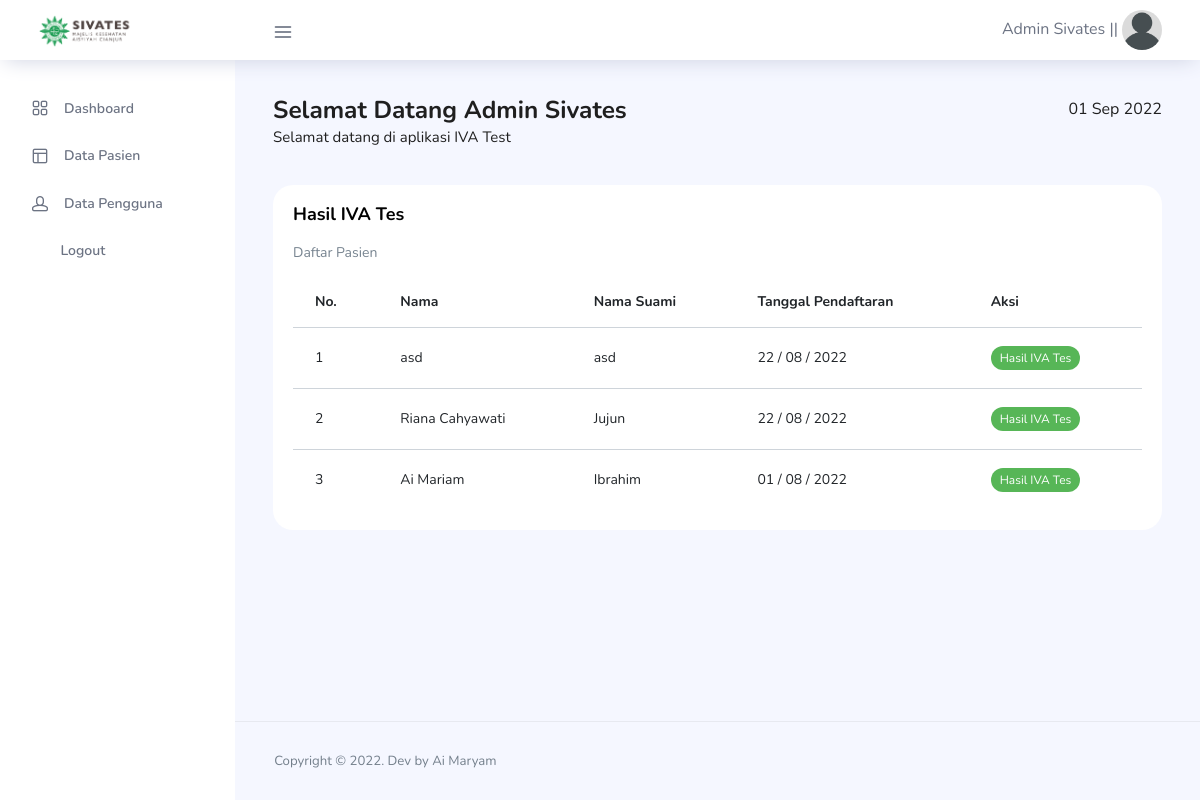
The app's page /view_pasien/hasil_iva_tes.php (signed in) with its own data.
### tables this page shows
CREATE TABLE `users` (
  `id_user` int(11) NOT NULL,
  `nama` varchar(255) NOT NULL,
  `email` varchar(125) NOT NULL,
  `username` varchar(125) NOT NULL,
  `password` varchar(255) NOT NULL,
  `role_id` int(11) NOT NULL,
  `image` varchar(255) NOT NULL,
  `date_created` date NOT NULL,
  `is_active` int(1) NOT NULL
);

CREATE TABLE `data_pasien` (
  `id_pasien` int(11) NOT NULL,
  `nama` varchar(255) NOT NULL,
  `agama` varchar(125) NOT NULL,
  `suku_bangsa` varchar(125) NOT NULL,
  `tempat_lahir` varchar(125) NOT NULL,
  `tanggal_lahir` date NOT NULL,
  `umur` int(11) NOT NULL,
  `pendidikan` varchar(128) NOT NULL,
  `pekerjaan` varchar(128) NOT NULL,
  `nama_suami` varchar(255) NOT NULL,
  `agama_suami` varchar(125) NOT NULL,
  `tempat_lahir_suami` varchar(125) NOT NULL,
  `tanggal_lahir_suami` date NOT NULL,
  `pendidikan_suami` varchar(125) NOT NULL,
  `pekerjaan_suami` varchar(125) NOT NULL,
  `alamat` varchar(255) NOT NULL,
  `jumlah_anak` int(11) NOT NULL,
  `riwayat_kb` varchar(125) NOT NULL,
  `riwayat_penyakit_menahun` varchar(255) NOT NULL,
  `keluhan` varchar(255) NOT NULL,
  `tanggal_pendaftaran` date NOT NULL,
  `date_created` date NOT NULL,
  `is_active` int(11) NOT NULL
);

### functions.php (called while the page is built, shortened)
<?php
$conn = mysqli_connect("localhost", "root", "", "db_sivates");
function query($query)
{
    global $conn;
    $result = mysqli_query($conn, $query);
    $rows = [];
    while ($row = mysqli_fetch_assoc($result)) {
        $rows[] = $row;
    }
    return $rows;
}

### view_pasien/hasil_iva_tes.php (the view)
<?php
include "../templates/header.php";
include "../templates/topbar.php";
include "../templates/aside.php";
$pasien = query("SELECT * FROM data_pasien ORDER BY tanggal_pendaftaran DESC, id_pasien DESC");
?>
<div class="row">
    <div class="col-lg-12 grid-margin stretch-card">
        <div class="card">
            <div class="card-body">
                <div class="row">
                    <div class="col">
                        <h4 class="card-title">Hasil IVA Tes</h4>
                        <p class="card-description">
                            Daftar Pasien
                        </p>
                    </div>
                </div>
                <div class="table-responsive">
                    <table class="table table-hover">
                        <thead>
                            <tr>
                                <th>No. </th>
                                <th>Nama</th>
                                <th>Nama Suami</th>
                                <th>Tanggal Pendaftaran</th>
                                <th>Aksi</th>
                            </tr>
                        </thead>
                        <tbody>
                            <?php $i = 1; ?>
                            <?php foreach ($pasien as $p) : ?>
                                <tr>
                                    <td><?= $i; ?></td>
                                    <td><?= $p["nama"]; ?></td>
                                    <td><?= $p["nama_suami"]; ?></td>
                                    <td><?= date('d / m / Y', strtotime($p["tanggal_pendaftaran"])); ?></td>
                                    <td>
                                        <a class="badge badge-success" href="hasil_iva_tes_detail.php?id_pasien=<?= $p['id_pasien'] ?>">Hasil IVA Tes</a>
                                    </td>
                                </tr>
                                <?php $i++; ?>
                            <?php endforeach; ?>
                        </tbody>
                    </table>
                </div>
            </div>
        </div>
    </div>
</div>
<?php
include "../templates/footer.php";
?>

### templates/topbar.php (shortened to what this page needs)
<div class="container-scroller">
    <nav class="navbar col-lg-12 col-12 p-0 fixed-top d-flex flex-row">
        <div class="text-center navbar-brand-wrapper d-flex align-items-center justify-content-center">
            <a class="navbar-brand brand-logo mr-5" href="index.html"><img src="../assets/images/logoaisyiyah_db.png" class="mr-2" alt="logo" /></a>
        </div>
        <div class="navbar-menu-wrapper d-flex align-items-center justify-content-end">
            <button class="navbar-toggler navbar-toggler align-self-center" type="button" data-toggle="minimize">
                <span class="icon-menu"></span>
            </button>
            <ul class="navbar-nav navbar-nav-right">
                <li class="nav-item nav-profile dropdown">
                    <a class="nav-link dropdown-toggle" href="#" data-toggle="dropdown" id="profileDropdown">
                        <?= $my_profile["nama"] . " || "; ?>
                        <img src="../assets/images/faces/<?= $my_profile["image"] ?>" alt="profile" />
                    </a>
                </li>
            </ul>
        </div>
    </nav>
    <div class="container-fluid page-body-wrapper">

### templates/aside.php (shortened to what this page needs)
<nav class="sidebar sidebar-offcanvas" id="sidebar">
    <ul class="nav">
        <li class="nav-item">
            <a class="nav-link" href="../view_admin/dashboard.php">
                <i class="icon-grid menu-icon"></i>
                <span class="menu-title">Dashboard</span>
            </a>
        </li>
        <li class="nav-item">
            <a class="nav-link" data-toggle="collapse" href="#ui-basic" aria-expanded="false" aria-controls="ui-basic">
                <i class="icon-layout menu-icon"></i>
                <span class="menu-title">Data Pasien</span>
                <i class="menu-arrow"></i>
            </a>
        </li>
        <li class="nav-item">
            <a class="nav-link" data-toggle="collapse" href="#form-elements" aria-expanded="false" aria-controls="form-elements">
                <i class="icon-head menu-icon"></i>
                <span class="menu-title">Data Pengguna</span>
                <i class="menu-arrow"></i>
            </a>
        </li>
        <li class="nav-item">
            <a class="nav-link" href="../login/logout.php" onclick="return confirm('Yakin ingin keluar dari aplikasi?');">
                <i class="ti-power-off menu-icon"></i>
                <span class="menu-title">Logout</span>
            </a>
        </li>
    </ul>
</nav>
<div class="main-panel">
    <div class="content-wrapper">
        <div class="row">
            <div class="col-md-12 grid-margin">
                <div class="row">
                    <div class="col-8 col-xl-8 mb-4 mb-xl-0">
                        <h3 class="font-weight-bold">Selamat Datang <?= $my_profile["nama"] ?></h3>
                        <h6 class="font-weight-normal mb-0">
                            Selamat datang di aplikasi IVA Test
                        </h6>
                    </div>
                    <div class="col-4 col-xl-4">
                        <div class="justify-content-end d-flex">
                            <i class="mdi mdi-calendar"></i> <?= date("d M Y"); ?>
                        </div>
                    </div>
                </div>
            </div>
        </div>

### records on screen
users: nama "Admin Sivates", image (placeholder picture)
data_pasien: nama "asd", nama_suami "asd", tanggal_pendaftaran "22 / 08 / 2022"
data_pasien: nama "Riana Cahyawati", nama_suami "Jujun", tanggal_pendaftaran "22 / 08 / 2022"
data_pasien: nama "Ai Mariam", nama_suami "Ibrahim", tanggal_pendaftaran "01 / 08 / 2022"
